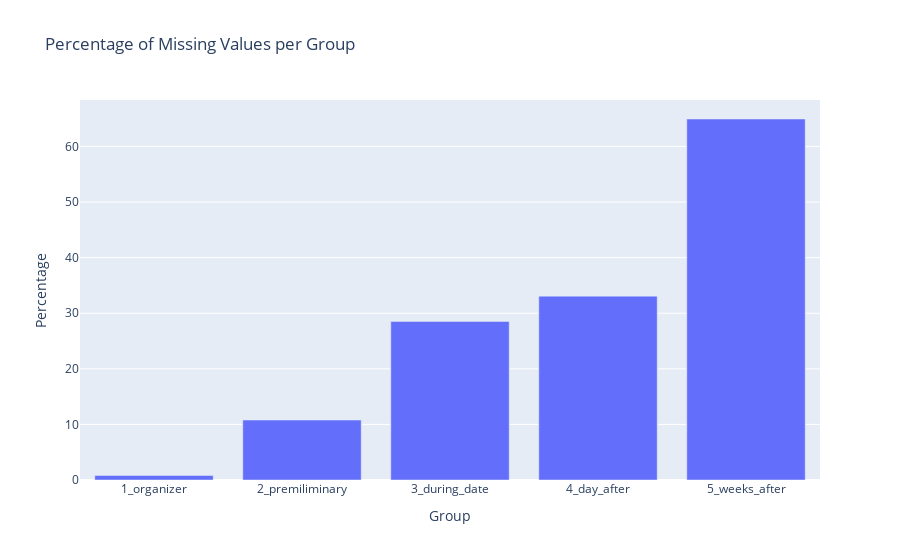

The notebook cell saved with this chart:
### Markdown cell above
The columns here are representated in the same order as in the dataset, which means:
- first, some questions filled by the organizers,
- then some premilinary questions to the student about his profile and what he thinks is important for them or for the partner (ending with nothing or "_1"), 
- then we have questions answered DURING the date (ending with nothing or "_s")
- then the DAY AFTER (ending with "_2")
- then 3-4 WEEKS AFTER (ending with "_3")

Now, if we look at the 25 highest variables with missing values : field_cd is a variable to complete by organizer later so it's normal, then we see a lot of variables finishing by _3 and _2 (fields to fill one day later or 3 weeks later). Finally we also see the variable expnum, which is the following question: "Out of the 20 people you will meet, how many do you expect will be interested in dating you?". People seem to not have a great confidence in themselves ! (But it's probably quite hard to know too, let's be fair.)

### Code cell
groups = {
    '1_organizer': tinder.loc[:, 'iid':'attr_o'],
    '2_premiliminary': tinder.loc[:, 'age':'amb5_1'],
    '3_during_date': tinder.loc[:, 'dec':'amb3_s'],
    '4_day_after': tinder.loc[:, 'satis_2':'amb5_2'],
    '5_weeks_after': tinder.loc[:, 'you_call':'amb5_3']
}

missing_values_group = {}

for group, columns in groups.items():
    missing_values = 100 * columns.isnull().sum().sum() / (columns.shape[0] * columns.shape[1])
    missing_values_group[group] = missing_values

missing_values_grouped_df = pd.DataFrame(list(missing_values_group.items()), columns=['Group', 'Percentage'])
fig = px.bar(missing_values_grouped_df, x='Group', y='Percentage', title='Percentage of Missing Values per Group')
fig.show()

### Figure 1 — Plotly figure (JSON) as saved in the notebook; plotly's stock layout.template omitted (floating-point values rounded to 4 significant figures)
{"data": [{"alignmentgroup": "True", "hovertemplate": "Group=%{x}<br>Percentage=%{y}<extra></extra>", "legendgroup": "", "marker": {"color": "#636efa", "pattern": {"shape": ""}}, "name": "", "offsetgroup": "", "orientation": "v", "showlegend": false, "textposition": "auto", "type": "bar", "x": ["1_organizer", "2_premiliminary", "3_during_date", "4_day_after", "5_weeks_after"], "xaxis": "x", "y": [0.8131, 10.79, 28.53, 33.08, 64.94], "yaxis": "y"}], "layout": {"barmode": "relative", "legend": {"tracegroupgap": 0}, "title": {"text": "Percentage of Missing Values per Group"}, "xaxis": {"anchor": "y", "domain": [0, 1], "title": {"text": "Group"}}, "yaxis": {"anchor": "x", "domain": [0, 1], "title": {"text": "Percentage"}}}}
